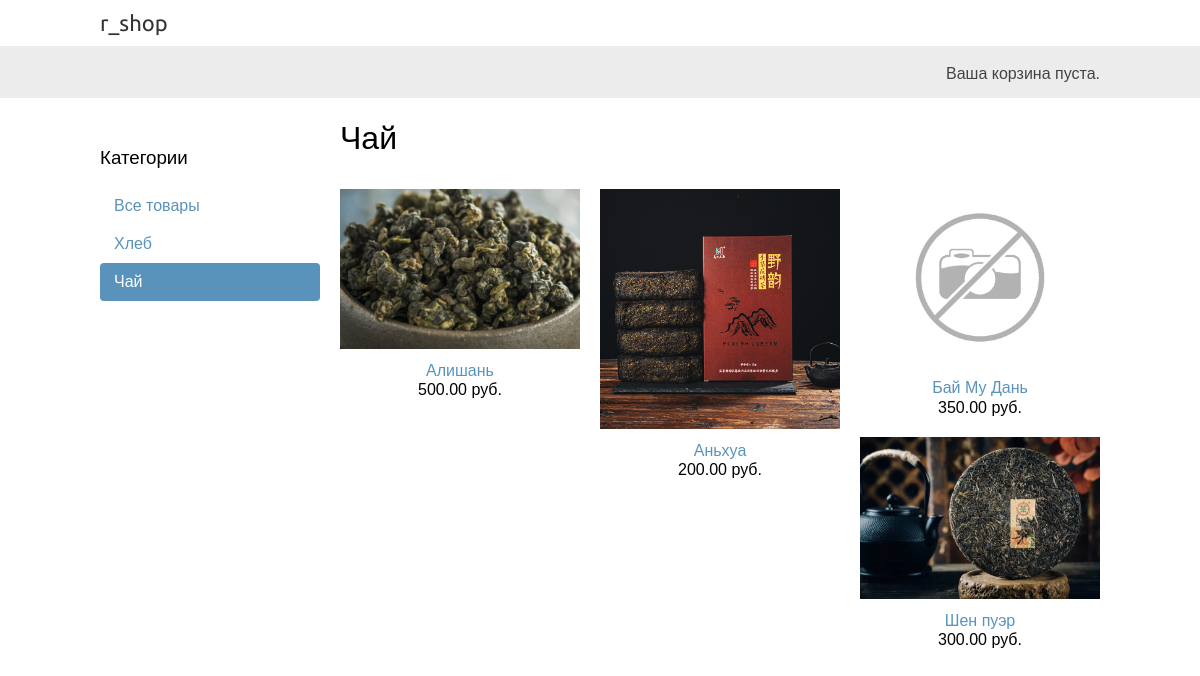
The app's page /chaj/ with its own data.
### shop/models.py (models this page shows, shortened)
class Category(models.Model):
    name = models.CharField(max_length=200, verbose_name='Имя категории')
    slug = models.SlugField(max_length=200, unique=True)
    class Meta:
        ordering = [
            'name'
        ]
        indexes = [
            models.Index(fields=['name']),
        ]
        verbose_name = 'Категория'
        verbose_name_plural = 'Категории'
    def get_absolute_url(self):
        return reverse('shop:product_list_by_category', args=[self.slug])

class Product(models.Model):
    category = models.ForeignKey(Category, related_name='products', on_delete=models.CASCADE, verbose_name='Категория')
    name = models.CharField(max_length=200, verbose_name='Наименование')
    slug = models.SlugField(max_length=200)
    image = models.ImageField(upload_to='products/%Y/%m/%d', blank=True, verbose_name='Изображение')
    description = models.TextField(blank=True)
    price = models.DecimalField(max_digits=10, decimal_places=2, verbose_name='Цена')
    available = models.BooleanField(default=True, verbose_name='Наличие')
    created = models.DateTimeField(auto_now_add=True, verbose_name='Создан')
    updated = models.DateTimeField(auto_now=True, verbose_name='Обновлен')
    class Meta:
        ordering = [
            'name'
        ]
        indexes = [
            models.Index(fields=['id', 'slug']),
            models.Index(fields=['name']),
            models.Index(fields=['-created']),
        ]
        verbose_name = 'Продукт'
        verbose_name_plural = 'Продукты'
    def get_absolute_url(self):
        return reverse('shop:product_detail', args=[self.id, self.slug])

### shop/views.py (the view)
# urls.py: path('', views.product_list, name='product_list'),
def product_list(request, category_slug=None):
    category = None
    categories = Category.objects.all()
    products = Product.objects.filter(available=True)
    if category_slug:
        category = get_object_or_404(Category, slug=category_slug)
        products = products.filter(category=category)
    return render(
        request,
        'shop/product/list.html',
        {'category': category, 'categories': categories, 'products': products}
    )

### cart/cart.py (called while the page is built)
    def __len__(self):
        return sum(item['quantity'] for item in self.cart.values())

### cart/context_processors.py (called while the page is built)
def cart(request):
    return {'cart': Cart(request)}

### shop/templates/shop/product/list.html (shortened to what this page needs)
{% extends 'shop/base.html' %}
{% load static %}
{% block content %}
    <div id="sidebar">
        <h3>Категории</h3>
        <ul>
            <li {% if not category%}class="selected"{% endif %}>
                <a href="{% url 'shop:product_list' %}">Все товары</a>
            </li>
            {% for c in categories %}
                <li {% if category.slug == c.slug %}class="selected"{%endif%}>
                    <a href="{{ c.get_absolute_url }}">{{ c.name }}</a>
                </li>
            {% endfor %}
        </ul>
    </div>
    <div id="main" class="product-list">
        <h1>{% if category %}{{ category.name}}{% else %}Товары{% endif %}</h1>
        {% for product in products %}
            <div class="item">
                <a href="{{ product.get_absolute_url }}">
                    <img src="{% if product.image %}{{ product.image.url }}{% else %}{% static 'img/no_img.png' %}{% endif %}">
                </a>
                <a href="{{ product.get_absolute_url }}">{{ product.name }}</a>
                <br>
                {{ product.price }} руб.
            </div>
        {% endfor %}
    </div>
{% endblock  %}

### shop/static/css/base.css (style rules this page uses)
body { margin:0; padding:0; font-family:helvetica, sans-serif; }
h1, h2, h3, h4, h5 , h6 { font-family: 'Ubuntu', sans-serif; font-weight:normal; }
a { text-decoration:none; color:#5993bb; }
#sidebar { width:220px; padding:30px 20px 0 0; float:left; }
#sidebar ul { margin:0; padding:0; }
#sidebar ul li { margin:0; list-style:none; padding:10px 14px; }
#sidebar ul li a { display:block; }
#sidebar ul li.selected { background:#5993bb; border-radius:4px; }
#sidebar ul li.selected a { color:#fff; }
#main { float:left; width: 96%; margin-right:-220px; overflow:hidden; }
.product-list .item { width:25%; padding:10px 20px 10px 0; float:left; text-align:center; line-height:1.2; }
.product-list .item img { width:100%; margin-bottom:8px; }

### records on screen
Category: name "Хлеб"
Category: name "Чай"
Product: image (picture), name "Алишань", price "500.00"
Product: image (picture), name "Аньхуа", price "200.00"
Product: name "Бай Му Дань", price "350.00"
Product: image (picture), name "Шен пуэр", price "300.00"
